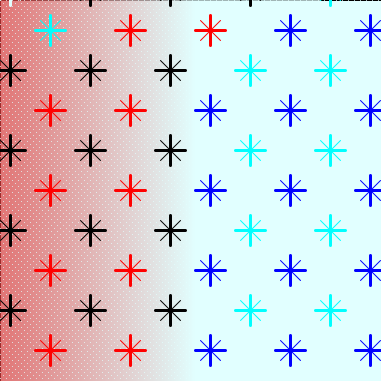
Frame 1 (no input)
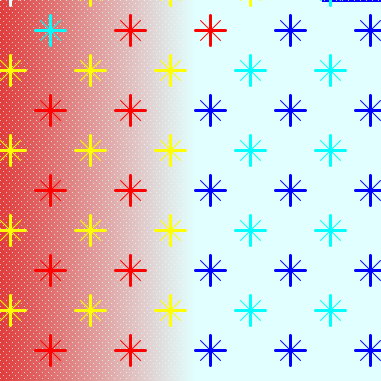
Frame 60 (the mouse pressed at the canvas centre just before this capture)
Frame 120 (the mouse held since frame 60 and released just before this capture): identical to frame 60, image omitted

The Processing sketch that drew these frames (run headless with seeded random() and noise(); from frame 60 on, the mouse is pressed at the canvas centre):

// Processing sketch: processing_41248
// ── processing_41248.pde

int x = 0;
int c= 0;

void setup(){
  size(381,381);
  smooth();
}
  void draw(){   
    
    println(mouseX);
    fill(225,400,400);
    rect(0,0,400,400);

    
    
    for (int y =0; y<width; y++) {
    for (int i =0; i<width; i++) {
    stroke(225,i,i);
    point(i-60, y);
   }
   }
    
    
    strokeWeight(1);

    
    for(int x =0; x<= width; x = x+6)  {
    for(int y =0; y<= width; y = y+6)  {
    point(x,y);
   }
    
    
    }
    
    for(int x =-3; x<= width; x = x+6)  {
    for(int y =-3; y<= width; y = y+6)  {
    point(x,y);
   }
   }
    
   
   
    
    for(int x=0; x<= width; x = x+80)   {
    for(int y =0; y<= height; y = y+80) {
      
    strokeWeight(1);
    line(x,y,x+20,y-20);
    line(x+20,y,x,y-20);
    
    strokeWeight(3);
    line(x+10,y+5,x+10,y-25);
    line(x-5,y-10,x+25,y-10);
    
    if(x>=180){
     c=255;
    stroke(0,c,c);
    }else if (x<180){
    stroke(c,c,0);
    }
    
  }
  }

    
    
    
    for(int x =40; x<= width; x = x+80)  {
    for(int y =40; y<= height; y = y+80) {
      
    strokeWeight(1);
    line(x,y,x+20,y-20);
    line(x+20,y,x,y-20);
    
    strokeWeight(3);
    line(x+10,y+5,x+10,y-25);
    line(x-5,y-10,x+25,y-10);
    
    if(x>=180){
    c=255;
    stroke(0,0,c);
    }else if (x<180){
    stroke(c,0,0);}
   
   }
   }
    
   
    }
    
  
    
  
   
    
    

  
